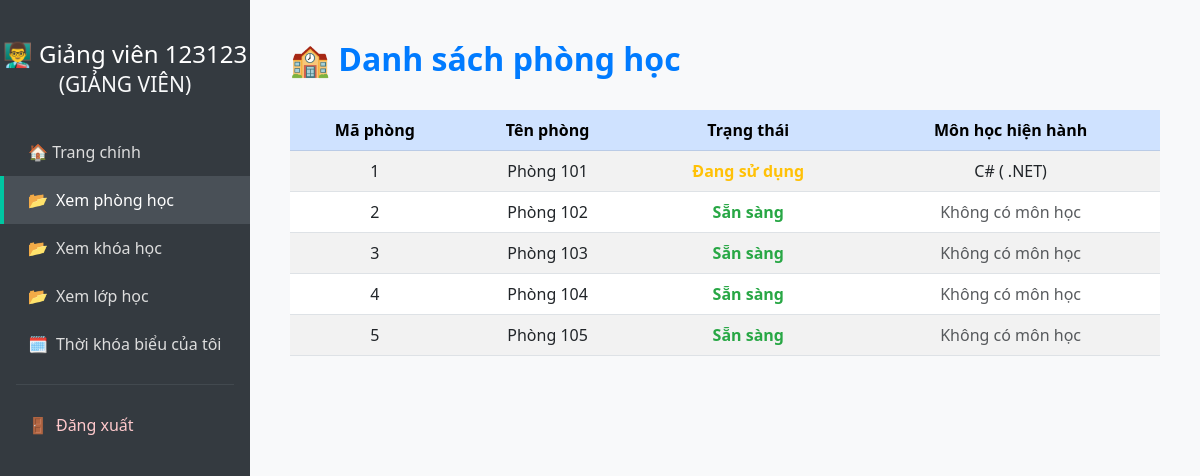
Screenshot of /view-rooms (signed in) with the database file from the repository.
### tables this page shows
CREATE TABLE users (
            id INTEGER PRIMARY KEY AUTOINCREMENT,
            full_name TEXT NOT NULL,
            email TEXT NOT NULL UNIQUE,
            password TEXT NOT NULL,
            role TEXT NOT NULL CHECK (role IN ('student', 'teacher', 'admin')),
            dob DATE,                
            phone TEXT,             
            gender TEXT CHECK (gender IN ('male', 'female', 'other')), 
            cccd TEXT              
        );

CREATE TABLE rooms (
            id INTEGER PRIMARY KEY AUTOINCREMENT,
            name TEXT NOT NULL UNIQUE,
            status TEXT NOT NULL CHECK (status IN ('available', 'occupied', 'maintenance'))
        );

### app.py (the view)
@app.route('/view-rooms')
@login_required
def view_rooms():
    conn = sqlite3.connect('database.db')
    cursor = conn.cursor()
    query = """
        select r.id, r.name, r.status, co.name as course_name, u.full_name as teacher_name
        from rooms r
        left join classes c on r.id = c.room_id
        left join courses co on c.course_id = co.id
        left join users u on c.teacher_id = u.id
        group by r.id
    """
    rooms = cursor.execute(query).fetchall()
    conn.close()
    return render_template('view_rooms.html', rooms=rooms, user =current_user)

### app.py (called while the page is built)
@login_manager.user_loader
def load_user(user_id):
    conn = sqlite3.connect('database.db')
    cursor = conn.cursor()
    cursor.execute("SELECT id, full_name, email, role FROM users WHERE id = ?", (user_id,))
    row = cursor.fetchone()
    conn.close()
    if row:
        return User(*row)
    return None

### templates/view_rooms.html (shortened to what this page needs)
<!DOCTYPE html>
<html lang="vi">
<head>
  <link href="https://cdn.jsdelivr.net/npm/bootstrap@5.3.0/dist/css/bootstrap.min.css" rel="stylesheet">
</head>
<body>
<div class="sidebar">
  {%if user.role == 'admin' %}
    <h4>🎓 {{ user.full_name }}<br><small class="text-light">(ADMIN)</small></h4>
  {% elif user.role == 'teacher' %}
    <h4>👨‍🏫 {{ user.full_name }}<br><small class="text-light">(GIẢNG VIÊN)</small></h4>
  {% else %}
    <h4>👩‍🎓 {{ user.full_name }}<br><small class="text-light">(Sinh viên)</small></h4>
  {% endif %}
  <a href="/dashboard" >🏠 Trang chính</a>
  <a href="{{ url_for('view_rooms') }}" class="active"><span class="icon">📂</span>Xem phòng học</a>
  <a href="{{ url_for('view_courses') }}"><span class="icon">📂</span>Xem khóa học</a>
  <a href="{{ url_for('view_classes') }}" ><span class="icon">📂</span>Xem lớp học</a>
  {%if user.role == 'teacher' %}
  <a href="{{ url_for('teacher_schedule') }}"><span class="icon">🗓️</span>Thời khóa biểu của tôi</a>
  {% endif %}
  <hr class="text-secondary mx-3">
  <a href="{{ url_for('logout') }}" class="logout-link"><span class="icon">🚪</span>Đăng xuất</a>
</div>
<div class="main-content">
  <h2>🏫 Danh sách phòng học</h2>
  <div class="table-responsive">
    <table class="table table-striped table-hover">
      <thead class="table-primary">
        <tr>
          <th>Mã phòng</th>
          <th>Tên phòng</th>
          <th>Trạng thái</th>
          <th>Môn học hiện hành</th>
        </tr>
      </thead>
      <tbody>
        {% for room in rooms %}
        <tr>
          <td>{{ room[0] }}</td>
          <td>{{ room[1] }}</td>
          <td>
            {% if room[2] == 'available' %}
              <span class="status-available">Sẵn sàng</span>
            {% elif room[2] == 'occupied' %}
              <span class="status-occupied">Đang sử dụng</span>
            {% elif room[2] == 'maintenance' %}
              <span class="status-maintenance">Bảo trì</span>
            {% else %}
              {{ room[2] }}
            {% endif %}
          </td>
          <td>
            {% if room[3] %}
              {{ room[3] }}
            {% else %}
              <span class="text-muted">Không có môn học</span>
            {% endif %}
          </td>
        </tr>
        {% endfor %}
      </tbody>
    </table>
  </div>
</div>
</body>
</html>

### templates/view_rooms.html (style rules this page uses)
body { margin: 0; font-family: 'Segoe UI', sans-serif; background: #f8f9fa; }
.sidebar { width: 250px; min-height: 100vh; background: #343a40; padding-top: 40px; position: fixed; left: 0; top: 0; }
.sidebar a { display: block; padding: 12px 24px; color: #ddd; text-decoration: none; border-left: 4px solid transparent; transition: all 0.2s ease-in-out; }
.sidebar h4 { color: #fff; text-align: center; margin-bottom: 30px; }
.sidebar a:hover, .sidebar a.active { background: #495057; border-left: 4px solid #00c6a2; color: #fff; }
.sidebar .icon { margin-right: 8px; }
.logout-link { color: #ffc9cc !important; }
.main-content { margin-left: 250px; padding: 40px; }
h2 { font-weight: bold; margin-bottom: 32px; color: #007bff; }
.table th { font-weight: 600; text-align: center; }
.table td { text-align: center; }
.status-available { color: #28a745; font-weight: 600; }
.status-occupied { color: #ffc107; font-weight: 600; }

### rows the page displays
users: full_name "Giảng viên 123123"
rooms: id "1", name "Phòng 101", status "Đang sử dụng", room "C# ( .NET)"
rooms: id "2", name "Phòng 102", status "Sẵn sàng", shows "Không có môn học"
rooms: id "3", name "Phòng 103", status "Sẵn sàng", shows "Không có môn học"
rooms: id "4", name "Phòng 104", status "Sẵn sàng", shows "Không có môn học"
rooms: id "5", name "Phòng 105", status "Sẵn sàng", shows "Không có môn học"
